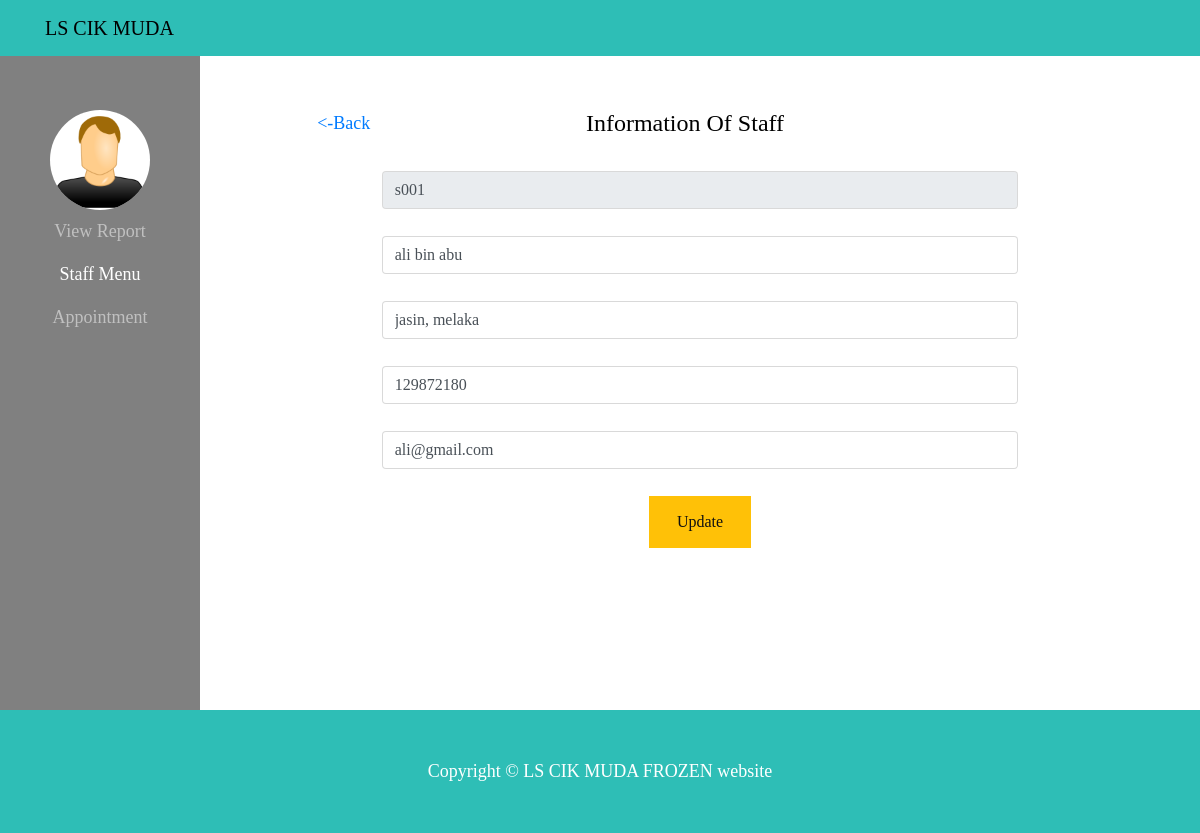
/manager/updatestaff.php?varname=s001 (signed in), run on the app's committed database.
### tables this page shows
CREATE TABLE IF NOT EXISTS `user` (
  `userid` varchar(10) NOT NULL,
  `name` varchar(50) NOT NULL,
  `address` varchar(20) NOT NULL,
  `notel` int(20) NOT NULL,
  `email` varchar(50) NOT NULL,
  `position` varchar(10) NOT NULL,
  `password` varchar(20) NOT NULL
);

### manager/updatestaff.php (the view, shortened to what this page needs)
<?php
include '../connect/dbconfig.php';
?>
<!DOCTYPE html>
<html lang="en">
<head>
  <link href="../vendor/bootstrap/css/bootstrap.css" rel="stylesheet">
  <link href="../css/shop-homepage.css" rel="stylesheet">
</head>
<body>
  <nav class="navbar navbar-expand-lg navbar-dark bg-dark fixed-top">
    <div class="container">
      <a class="navbar-brand" href="#">LS CIK MUDA</a>
    </div>
  </nav>
  <div class="col-lg-12">
    <div class="row">
      <div class="col-2" style="background-color: gray; text-align: center; ">
        <nav class="navbar-dark">
          <br><br>
          <img src="../icon/usericon.png" alt="Avatar" style="width:100px; background-color:white; border-radius: 50%;">
          <div id="navbarResponsive">
            <ul class="navbar-nav ml-auto">
              <li class="nav-item ">
                <a class="nav-link" href="../manager/viewreport.php">View Report</a>
              </li>
              <li class="nav-item active">
                <a class="nav-link" href="#">Staff Menu</a>
              </li>
              <li class="nav-item">
                <a class="nav-link" href="../manager/appointment.php">Appointment</a>
              </li>
            </ul>
          </div>
        </nav>
      </div>
      <div class="col-10" style="background-color: white; text-align: center;">
        <div class="container">
          <br><br>
          <div class="row col-lg-12">
            <div class="col-lg-3"><a href="../manager/staffmenu.php"><-Back</a></div><div class="col-lg-6"><h4>Information Of Staff</h4></div><div class="col-lg-3" style="text-align:right"></div></div>
          </div>
          <br>
          <form class="form-horizontal" method="post">
            <?php
            $var_value = $_GET['varname'];
            $sql1="SELECT * FROM user WHERE userid= '".$var_value."'";
            $result1=mysqli_query($conn,$sql1);
            while ($row=mysqli_fetch_assoc($result1)) {
              ?>
              <div class="row">
                <div class="col-md-2"></div>
                <div class="col-md-8">
                  <input id="iduser" name="iduser" type="text" placeholder="ID USER" value="<?php echo $row['userid']; ?>" class="form-control input-md" disabled>
                </div>
                <div class="col-md-2"></div>
              </div>
              <div class="row"><br></div>
              <div class="row">
                <div class="col-md-2"></div>
                <div class="col-md-8">
                  <input id="username" name="name" type="text" placeholder="USER NAME" value="<?php echo $row['name']; ?>" class="form-control input-md">
                </div>
                <div class="col-md-2"></div>
              </div>
              <div class="row"><br></div>
              <div class="row">
                <div class="col-md-2"></div>
                <div class="col-md-8">
                  <input id="address" name="addr" type="text" placeholder="ADDRESS" value="<?php echo $row['address']; ?>" class="form-control input-md">
                </div>
                <div class="col-md-2"></div>
              </div>
              <div class="row"><br></div>
              <div class="row">
                <div class="col-md-2"></div>
                <div class="col-md-8">
                  <input id="notel" name="notel" type="text" placeholder="No - TEL" value="<?php echo $row['notel']; ?>" class="form-control input-md">
                </div>
                <div class="col-md-2"></div>
              </div>
              <div class="row"><br></div>
              <div class="row">
                <div class="col-md-2"></div>
                <div class="col-md-8">
                  <input id="email" name="email" type="text" placeholder="EMAil" value="<?php echo $row['email']; }?>" class="form-control input-md">
                </div>
                <div class="col-md-2"></div>
              </div>
              <div class="row"><br></div>
              <div class="row">
                <div class="col-md-4"></div>
                <div class="col-md-4">
                <button name="update" class="btn btn-warning" type="submit" >Update </button>
                  </div>
                  <div class="col-md-4"></div>
                </div>
              </form>
              <br><br><br><br><br><br>
            </div>
          </div>
        </div>
      <footer class="py-5 bg-dark">
        <div class="container">
          <p class="m-0 text-center text-white">Copyright &copy; LS CIK MUDA FROZEN website</p>
        </div>
      </footer>
    </body>
    </html>

### css/shop-homepage.css (style rules this page uses)
body { padding-top: 54px; }
@media (min-width: 992px) { body { padding-top: 56px; } }

### data on the page
user: iduser "s001", name "ali bin abu", addr "jasin, melaka", notel "129872180", email "ali@gmail.com"
